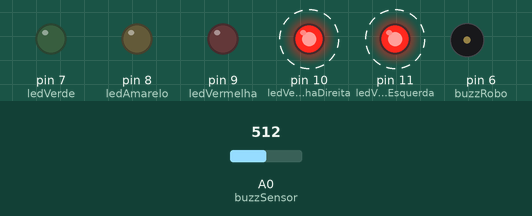
Simulated run of this sketch. Board: Arduino Uno, built with avr-gcc and run on an emulated ATmega328P. Parts: output pins drawn as LEDs (lit = HIGH), buzzer (waves = sounding, pin HIGH). Dashed ring = blinking. The inputs (shaded band) are chosen by the test bench; at power-on: A0 (buzzSensor) = 512. What the sketch prints to the serial monitor is not drawn.

Above: at 1.25 s.
1.3 s: A0 (buzzSensor) set to 106
4.3 s: A0 (buzzSensor) set to 92
At 4.3 s:
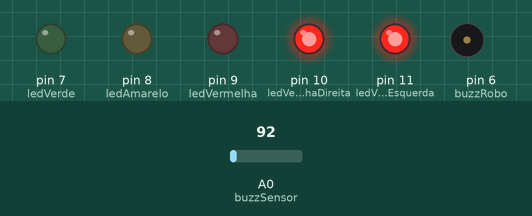
5.8 s: A0 (buzzSensor) set to 110
At 5.96 s:
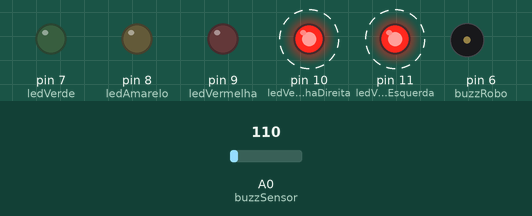
8.8 s: A0 (buzzSensor) set to 90
Timing chart, 0 to 11.3 s (numbered marks = the images above; inputs shaded):
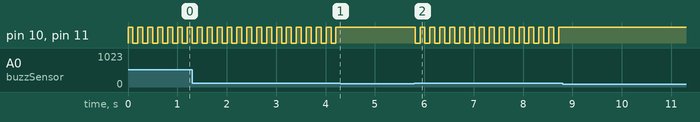

The sketch:

Robo_batendo_porta.ino
```cpp
/*

*/

const int ledAmarelo = 8;
const int ledVerde = 7;
const int ledVermelha = 9;
const int ledVermelhaDireita = 10;
const int ledVermelhaEsquerda = 11;
const int buzzRobo = 6;
const int buzzSensor = A0;
const int limiteSom = 100;

int leituraSensor = 0;
int estadoLuzes = LOW;


void setup() {
  pinMode(ledAmarelo,OUTPUT);
  pinMode(ledVerde,OUTPUT);
  pinMode(ledVermelha,OUTPUT);
  pinMode(ledVermelhaDireita,OUTPUT);
  pinMode(ledVermelhaEsquerda,OUTPUT);
  pinMode(buzzRobo,OUTPUT);
 // pinMode(buzzSensor,INPUT);

  Serial.begin(9600);       // use the serial port
}

void loop() {
  leituraSensor = analogRead(buzzSensor);

  // if the sensor reading is greater than the threshold:
  if (leituraSensor >= limiteSom) {
    // toggle the status of the ledPin:
    estadoLuzes = !estadoLuzes;
    // update the LED pin itself:
    digitalWrite(ledVermelhaDireita, estadoLuzes);
    digitalWrite(ledVermelhaEsquerda, estadoLuzes);

    // send the string "Knock!" back to the computer, followed by newline
    Serial.println("Alguém em casa?");
  }
  delay(100);  // delay to avoid overloading the serial port buffer

}
```

Measured:
- the behaviour switches between 100 and 99 on A0 (buzzSensor) (found by bisection; images 0 and 1)
- after the input at 4.3 s, pin 10 (ledVermelhaDireita), pin 11 (ledVermelhaEsquerda): stops changing and stays HIGH
- after the input at 5.8 s, pin 10 (ledVermelhaDireita), pin 11 (ledVermelhaEsquerda): alternates HIGH for 0.10 s and LOW for 0.10 s, starting at once
- after the input at 8.8 s, pin 10 (ledVermelhaDireita), pin 11 (ledVermelhaEsquerda): stops changing and stays HIGH
- by itself, pin 10 (ledVermelhaDireita), pin 11 (ledVermelhaEsquerda): alternates HIGH for 0.10 s and LOW for 0.10 s
